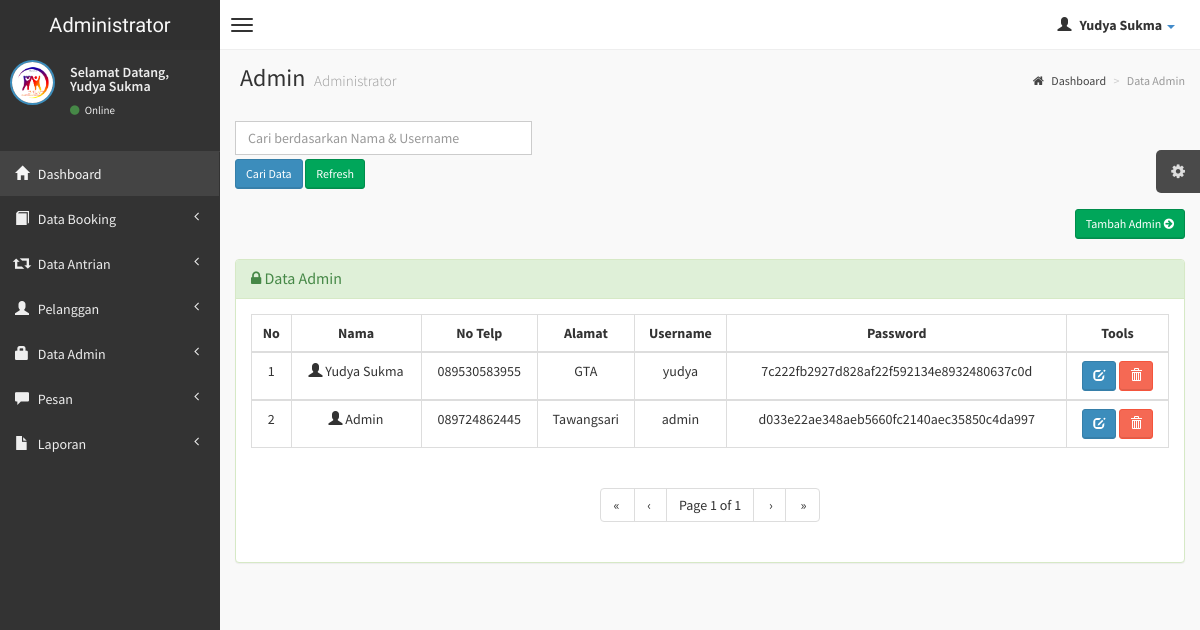
Screenshot of /admin/admin.php (signed in) with the database file from the repository.
### tables this page shows
CREATE TABLE `user` (
  `user_id` int(10) NOT NULL,
  `username` varchar(50) NOT NULL,
  `password` text NOT NULL,
  `fullname` varchar(100) NOT NULL,
  `no_telp` varchar(13) NOT NULL,
  `alamat` varchar(255) NOT NULL,
  `gambar` varchar(40) NOT NULL
);

### admin/admin.php (the view, shortened to what this page needs)
<?php
if (empty($_SESSION['username'])){
	header('location:../index.php');
} else {
?>
<?php
include('pagination1.php');
?>
<!DOCTYPE html>
<html>
    <head>
        <link href="../dist/css/bootstrap.css" rel="stylesheet" type="text/css" />
        <link href="//cdnjs.cloudflare.com/ajax/libs/font-awesome/4.1.0/css/font-awesome.min.css" rel="stylesheet" type="text/css" />
        <link href="//code.ionicframework.com/ionicons/1.5.2/css/ionicons.min.css" rel="stylesheet" type="text/css" />
        <link href="../css/morris/morris.css" rel="stylesheet" type="text/css" />
        <link href="../css/jvectormap/jquery-jvectormap-1.2.2.css" rel="stylesheet" type="text/css" />
        <link href="../css/datepicker/datepicker3.css" rel="stylesheet" type="text/css" />
        <link href="../css/daterangepicker/daterangepicker-bs3.css" rel="stylesheet" type="text/css" />
        <link href="../css/bootstrap-wysihtml5/bootstrap3-wysihtml5.min.css" rel="stylesheet" type="text/css" />
        <link href="../css/AdminLTE.css" rel="stylesheet" type="text/css" />
        <link rel="stylesheet" href="datatables/dataTables.bootstrap.css"/>
    </head>
    <body class="skin-black">
        <header class="header">
            <a href="index.php" class="logo">
                Administrator
            </a>
            <nav class="navbar navbar-static-top" role="navigation">
                <a href="#" class="navbar-btn sidebar-toggle" data-toggle="offcanvas" role="button">
                    <span class="icon-bar"></span>
                    <span class="icon-bar"></span>
                    <span class="icon-bar"></span>
                </a>
                <div class="navbar-right">
                    <ul class="nav navbar-nav">
                        <li class="dropdown user user-menu">
                            <a href="#" class="dropdown-toggle" data-toggle="dropdown">
                                <i class="glyphicon glyphicon-user"></i>
                                <span><?php echo $_SESSION['fullname']; ?> <i class="caret"></i></span>
                            </a>
								<?php } ?>
                        </li>
                    </ul>
                </div>
            </nav>
        </header>
        <div class="wrapper row-offcanvas row-offcanvas-left">
            <aside class="left-side sidebar-offcanvas">
                <section class="sidebar">
                    <div class="user-panel">
                        <div class="pull-left image">
                            <img src="<?php echo $_SESSION['gambar']; ?>" class="img-circle" alt="User Image" style="border: 2px solid #3C8DBC;" />
                        </div>
                        <div class="pull-left info">
                            <p>Selamat Datang,<br /><?php echo $_SESSION['fullname']; ?></p>
                            <a><i class="fa fa-circle text-success"></i> Online</a>
                        </div>
                    </div>
                    <?php include "menu.php"; ?>
                </section>
            </aside>
            <aside class="right-side">
                <section class="content-header">
                    <h1>
                        Admin
                        <small>Administrator</small>
                    </h1>
                    <ol class="breadcrumb">
                        <li><a href="index.php"><i class="fa fa-home"></i> Dashboard</a></li>
                        <li class="active">Data Admin</li>
                    </ol>
                </section>
                <section class="content">
                    <div class="row">
              <div class="col-lg-4">
              <form action='admin.php' method="POST">
			  <input type='text' class="form-control" style="margin-bottom: 4px;" name='keyword' placeholder='Cari berdasarkan Nama & Username' required />
              <input type='submit' value='Cari Data' class="btn btn-sm btn-primary" /> <a href='admin.php' class="btn btn-sm btn-success" >Refresh</i></a>
          	  </div>
              </div>
                    <br />
                    <div class="row">
                        <div class="col-lg-12">
					<div class="text-right">
						<a href="input-admin.php" class="btn btn-sm btn-success">Tambah Admin <i class="fa fa-arrow-circle-right"></i></a>
				    </div>
					<br />
                    <div class="panel panel-success">
                        <div class="panel-heading">
                        <h3 class="panel-title"><i class="fa fa-lock"></i> Data Admin </h3>
                        </div>
                        <div class="panel-body">
                    <?php
                    if(isset($_REQUEST['keyword']) && $_REQUEST['keyword']<>""){
					$keyword=$_REQUEST['keyword'];
					$reload = "?pagination=true&keyword=$keyword";
					$sql =  "SELECT * FROM user WHERE fullname LIKE '%$keyword%' or username like '%$keyword%'";
					$result = mysqli_query($koneksi, $sql);
					}else{
					$reload = "?pagination=true";
					$sql =  "SELECT * FROM user";
					$result = mysqli_query($koneksi, $sql);
					}
					$rpp = 10;
					$page = isset($_GET['page'])?(int)$_GET['page'] : 1;
					$tcount = mysqli_num_rows($result);
					$tpages = ($tcount) ? ceil($tcount/$rpp) : 1;
					$count = 0;
					$i = ($page-1)*$rpp;
					$no_urut = ($page-1)*$rpp;
                    ?>
                  <table id="example" class="table table-hover table-bordered">
                  <thead>
                      <tr>
                        <th><center>No </center></th>
                        <th><center>Nama </center></th>
						<th><center>No Telp </center></th>
						<th><center>Alamat </center></th>
						<th><center>Username </center></th>
                        <th><center>Password </center></th>
                        <th><center>Tools</center></th>
                      </tr>
                  </thead>
                     <?php
                     while(($count<$rpp) && ($i<$tcount)) {
                     mysqli_data_seek($result,$i);
                     $data = mysqli_fetch_array($result);
                     ?>
                    <tbody>
                    <tr>
                    <td><center><?php echo ++$no_urut; ?></center></td>
					<td><center><span class="glyphicon glyphicon-user"></span> <?php echo $data['fullname']; ?></a></center></td>
					<td><center><?php echo $data['no_telp'];?></center></td>
					<td><center><?php echo $data['alamat'];?></center></td>
                    <td><center><?php echo $data['username'];?></center></td>
                    <td><center><?php echo $data['password'];?></center></td>
                    <td><center><div id="thanks"><a class="btn btn-sm btn-primary" data-placement="bottom" data-toggle="tooltip" title="Edit Data Admin" href="edit-admin.php?hal=edit&id=<?php echo $data['user_id'];?>"><span class="glyphicon glyphicon-edit"></span></a>
                    <a onclick="return confirm ('Yakin hapus <?php echo $data['fullname'];?>.?');" class="btn btn-sm btn-danger tooltips" data-placement="bottom" data-toggle="tooltip" title="Hapus Admin" href="hapus-admin.php?hal=hapus&id=<?php echo $data['user_id'];?>"><span class="glyphicon glyphicon-trash"></a></center></td></tr></div>
					<?php
                        $i++;
                        $count++;
                        }
                    ?>
				   <div class="text-center"><?php echo paginate_one($reload, $page, $tpages); ?></div>
                  </div>
              </div>
            </div>
    </body>
</html>

### admin/menu.php (shortened to what this page needs)
              <br />
              <ul class="sidebar-menu">
                  <li class="active">
                      <a href="index.php">
                          <i class="glyphicon glyphicon-home"></i> <span>Dashboard</span>
                      </a>
                  </li>
                  <li class="treeview">
                      <a href="#">
                          <i class="glyphicon glyphicon-book"></i>
                          <span>Data Booking</span>
                          <i class="fa fa-angle-left pull-right"></i>
                      </a>
                  </li>
                  <li class="treeview">
                      <a href="#">
                          <i class="glyphicon glyphicon-retweet"></i> <span>Data Antrian</span>
                          <i class="fa fa-angle-left pull-right"></i>
                      </a>
                  </li>
<li class="treeview">
                      <a href="#">
                          <i class="glyphicon glyphicon-user"></i> <span>Pelanggan</span>
                          <i class="fa fa-angle-left pull-right"></i>
                      </a>
                  </li>
                  <li class="treeview">
                      <a href="#">
                          <i class="glyphicon glyphicon-lock"></i> <span>Data Admin</span>
                          <i class="fa fa-angle-left pull-right"></i>
                      </a>
                  </li>
<li class="treeview">
                      <a href="#">
                          <i class="glyphicon glyphicon-comment"></i> <span>Pesan</span>
                          <i class="fa fa-angle-left pull-right"></i>
                      </a>
                  </li>
                  <li class="treeview">
                      <a href="#">
                          <i class="glyphicon glyphicon-file"></i> <span>Laporan</span>
                          <i class="fa fa-angle-left pull-right"></i>
                      </a>
                  </li>
                  </ul>

### admin/pagination1.php
<?php
function paginate_one($reload, $page, $tpages) {
	$firstlabel = "&laquo;&nbsp;";
	$prevlabel  = "&lsaquo;&nbsp;";
	$nextlabel  = "&nbsp;&rsaquo;";
	$lastlabel  = "&nbsp;&raquo;";
	$out = "<ul class=\"pagination\">";
	if($page>1) {
		$out.= "<li><a href=\"" . $reload . "\">" . $firstlabel . "</a></li>";
	}
	else {
		$out.= "<li><span>" . $firstlabel . "</span></li>";
	}
	if($page==1) {
		$out.= "<li><span>" . $prevlabel . "</span></li>";
	}
	elseif($page==2) {
		$out.= "<li><a href=\"" . $reload . "\">" . $prevlabel . "</a></li>";
	}
	else {
		$out.= "<li><a href=\"" . $reload . "&amp;page=" . ($page-1) . "\">" . $prevlabel . "</a></li>";
	}
	$out.= "<li><span class=\"current\">Page " . $page . " of " . $tpages ."</span></li>";
	if($page<$tpages) {
		$out.= "<li><a href=\"" . $reload . "&amp;page=" .($page+1) . "\">" . $nextlabel . "</a></li>";
	}
	else {
		$out.= "<li><span>" . $nextlabel . "</span></li>";
	}
	if($page<$tpages) {
		$out.= "<li><a href=\"" . $reload . "&amp;page=" . $tpages . "\">" . $lastlabel . "</a></li>";
	}
	else {
		$out.= "<li><span>" . $lastlabel . "</span></li>";
	}
	$out.= "</ul>";
	return $out;
}
?>

### rows the page displays
user: fullname "Yudya Sukma", no_telp "089530583955", alamat "GTA", username "yudya", password "7c222fb2927d828af22f592134e8932480637c0d"
user: fullname "Admin", no_telp "089724862445", alamat "Tawangsari", username "admin", password "d033e22ae348aeb5660fc2140aec35850c4da997"

### other values shown
$_SESSION['fullname'] "Yudya Sukma"
$firstlabel "«"
$prevlabel "‹"
$page "1"
$tpages "1"
$nextlabel "›"
$lastlabel "»"
